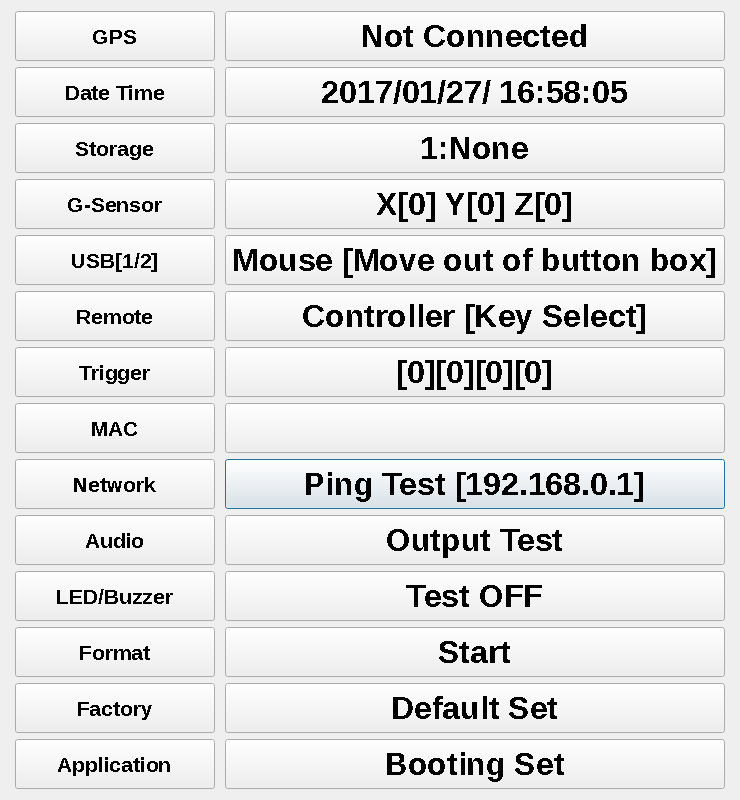
<?xml version="1.0" encoding="UTF-8"?>
<ui version="4.0">
 <class>DiagMainDialog</class>
 <widget class="QDialog" name="DiagMainDialog">
  <property name="windowModality">
   <enum>Qt::NonModal</enum>
  </property>
  <property name="geometry">
   <rect>
    <x>0</x>
    <y>0</y>
    <width>740</width>
    <height>798</height>
   </rect>
  </property>
  <property name="font">
   <font>
    <family>굴림</family>
    <pointsize>16</pointsize>
    <stylestrategy>NoAntialias</stylestrategy>
   </font>
  </property>
  <property name="contextMenuPolicy">
   <enum>Qt::DefaultContextMenu</enum>
  </property>
  <property name="windowTitle">
   <string>DiagMainDialog</string>
  </property>
  <property name="autoFillBackground">
   <bool>true</bool>
  </property>
  <layout class="QVBoxLayout" name="verticalLayout">
   <item>
    <layout class="QGridLayout" name="gridLayout">
     <item row="4" column="0">
      <widget class="QPushButton" name="buttonUsbMouse1">
       <property name="sizePolicy">
        <sizepolicy hsizetype="Maximum" vsizetype="Maximum">
         <horstretch>0</horstretch>
         <verstretch>0</verstretch>
        </sizepolicy>
       </property>
       <property name="minimumSize">
        <size>
         <width>200</width>
         <height>50</height>
        </size>
       </property>
       <property name="font">
        <font>
         <family>Ubuntu</family>
         <weight>75</weight>
         <bold>true</bold>
        </font>
       </property>
       <property name="focusPolicy">
        <enum>Qt::NoFocus</enum>
       </property>
       <property name="text">
        <string>USB[1/2]</string>
       </property>
      </widget>
     </item>
     <item row="8" column="1">
      <widget class="QPushButton" name="buttonNetworkPing2">
       <property name="sizePolicy">
        <sizepolicy hsizetype="Maximum" vsizetype="Maximum">
         <horstretch>0</horstretch>
         <verstretch>0</verstretch>
        </sizepolicy>
       </property>
       <property name="minimumSize">
        <size>
         <width>500</width>
         <height>50</height>
        </size>
       </property>
       <property name="font">
        <font>
         <family>Ubuntu</family>
         <pointsize>24</pointsize>
         <weight>75</weight>
         <bold>true</bold>
        </font>
       </property>
       <property name="text">
        <string>Ping Test [192.168.0.1]</string>
       </property>
      </widget>
     </item>
     <item row="8" column="0">
      <widget class="QPushButton" name="buttonNetworkPing1">
       <property name="sizePolicy">
        <sizepolicy hsizetype="Maximum" vsizetype="Maximum">
         <horstretch>0</horstretch>
         <verstretch>0</verstretch>
        </sizepolicy>
       </property>
       <property name="minimumSize">
        <size>
         <width>200</width>
         <height>50</height>
        </size>
       </property>
       <property name="font">
        <font>
         <family>Ubuntu</family>
         <weight>75</weight>
         <bold>true</bold>
        </font>
       </property>
       <property name="focusPolicy">
        <enum>Qt::NoFocus</enum>
       </property>
       <property name="text">
        <string>Network</string>
       </property>
      </widget>
     </item>
     <item row="7" column="0">
      <widget class="QPushButton" name="buttonMac1">
       <property name="sizePolicy">
        <sizepolicy hsizetype="Maximum" vsizetype="Maximum">
         <horstretch>0</horstretch>
         <verstretch>0</verstretch>
        </sizepolicy>
       </property>
       <property name="minimumSize">
        <size>
         <width>200</width>
         <height>50</height>
        </size>
       </property>
       <property name="font">
        <font>
         <family>Ubuntu</family>
         <weight>75</weight>
         <bold>true</bold>
        </font>
       </property>
       <property name="focusPolicy">
        <enum>Qt::NoFocus</enum>
       </property>
       <property name="text">
        <string>MAC</string>
       </property>
      </widget>
     </item>
     <item row="15" column="0">
      <widget class="QPushButton" name="buttonApplication1">
       <property name="enabled">
        <bool>true</bool>
       </property>
       <property name="sizePolicy">
        <sizepolicy hsizetype="Maximum" vsizetype="Maximum">
         <horstretch>0</horstretch>
         <verstretch>0</verstretch>
        </sizepolicy>
       </property>
       <property name="minimumSize">
        <size>
         <width>200</width>
         <height>50</height>
        </size>
       </property>
       <property name="font">
        <font>
         <family>Ubuntu</family>
         <pointsize>16</pointsize>
         <weight>75</weight>
         <bold>true</bold>
        </font>
       </property>
       <property name="focusPolicy">
        <enum>Qt::NoFocus</enum>
       </property>
       <property name="styleSheet">
        <string notr="true"/>
       </property>
       <property name="text">
        <string> Application </string>
       </property>
      </widget>
     </item>
     <item row="11" column="1">
      <widget class="QPushButton" name="buttonLedBuzzer2">
       <property name="sizePolicy">
        <sizepolicy hsizetype="Maximum" vsizetype="Maximum">
         <horstretch>0</horstretch>
         <verstretch>0</verstretch>
        </sizepolicy>
       </property>
       <property name="minimumSize">
        <size>
         <width>500</width>
         <height>50</height>
        </size>
       </property>
       <property name="maximumSize">
        <size>
         <width>16777215</width>
         <height>16777215</height>
        </size>
       </property>
       <property name="font">
        <font>
         <family>Ubuntu</family>
         <pointsize>24</pointsize>
         <weight>75</weight>
         <italic>false</italic>
         <bold>true</bold>
        </font>
       </property>
       <property name="styleSheet">
        <string notr="true"/>
       </property>
       <property name="text">
        <string>Test OFF</string>
       </property>
      </widget>
     </item>
     <item row="9" column="1">
      <widget class="QPushButton" name="buttonAudio2">
       <property name="sizePolicy">
        <sizepolicy hsizetype="Maximum" vsizetype="Maximum">
         <horstretch>0</horstretch>
         <verstretch>0</verstretch>
        </sizepolicy>
       </property>
       <property name="minimumSize">
        <size>
         <width>500</width>
         <height>50</height>
        </size>
       </property>
       <property name="maximumSize">
        <size>
         <width>16777215</width>
         <height>16777215</height>
        </size>
       </property>
       <property name="font">
        <font>
         <family>Ubuntu</family>
         <pointsize>24</pointsize>
         <weight>75</weight>
         <italic>false</italic>
         <bold>true</bold>
         <underline>false</underline>
         <strikeout>false</strikeout>
         <kerning>true</kerning>
        </font>
       </property>
       <property name="mouseTracking">
        <bool>false</bool>
       </property>
       <property name="autoFillBackground">
        <bool>false</bool>
       </property>
       <property name="styleSheet">
        <string notr="true"/>
       </property>
       <property name="text">
        <string>Output Test</string>
       </property>
       <property name="autoDefault">
        <bool>true</bool>
       </property>
       <property name="default">
        <bool>false</bool>
       </property>
       <property name="flat">
        <bool>false</bool>
       </property>
      </widget>
     </item>
     <item row="3" column="1">
      <widget class="QPushButton" name="buttonGsensor2">
       <property name="enabled">
        <bool>true</bool>
       </property>
       <property name="sizePolicy">
        <sizepolicy hsizetype="Maximum" vsizetype="Maximum">
         <horstretch>0</horstretch>
         <verstretch>0</verstretch>
        </sizepolicy>
       </property>
       <property name="minimumSize">
        <size>
         <width>500</width>
         <height>50</height>
        </size>
       </property>
       <property name="maximumSize">
        <size>
         <width>16777215</width>
         <height>16777215</height>
        </size>
       </property>
       <property name="font">
        <font>
         <family>Ubuntu</family>
         <pointsize>24</pointsize>
         <weight>75</weight>
         <italic>false</italic>
         <bold>true</bold>
         <underline>false</underline>
         <strikeout>false</strikeout>
         <kerning>true</kerning>
        </font>
       </property>
       <property name="mouseTracking">
        <bool>false</bool>
       </property>
       <property name="focusPolicy">
        <enum>Qt::NoFocus</enum>
       </property>
       <property name="autoFillBackground">
        <bool>false</bool>
       </property>
       <property name="styleSheet">
        <string notr="true"/>
       </property>
       <property name="text">
        <string>X[0] Y[0] Z[0]</string>
       </property>
       <property name="autoDefault">
        <bool>true</bool>
       </property>
       <property name="default">
        <bool>false</bool>
       </property>
       <property name="flat">
        <bool>false</bool>
       </property>
      </widget>
     </item>
     <item row="2" column="1">
      <widget class="QPushButton" name="buttonStorage2">
       <property name="enabled">
        <bool>true</bool>
       </property>
       <property name="sizePolicy">
        <sizepolicy hsizetype="Maximum" vsizetype="Maximum">
         <horstretch>0</horstretch>
         <verstretch>0</verstretch>
        </sizepolicy>
       </property>
       <property name="minimumSize">
        <size>
         <width>500</width>
         <height>50</height>
        </size>
       </property>
       <property name="maximumSize">
        <size>
         <width>16777215</width>
         <height>16777215</height>
        </size>
       </property>
       <property name="font">
        <font>
         <family>Ubuntu</family>
         <pointsize>24</pointsize>
         <weight>75</weight>
         <italic>false</italic>
         <bold>true</bold>
         <underline>false</underline>
         <strikeout>false</strikeout>
         <kerning>true</kerning>
        </font>
       </property>
       <property name="mouseTracking">
        <bool>false</bool>
       </property>
       <property name="focusPolicy">
        <enum>Qt::NoFocus</enum>
       </property>
       <property name="autoFillBackground">
        <bool>false</bool>
       </property>
       <property name="styleSheet">
        <string notr="true"/>
       </property>
       <property name="text">
        <string>1:None</string>
       </property>
       <property name="autoDefault">
        <bool>true</bool>
       </property>
       <property name="default">
        <bool>false</bool>
       </property>
       <property name="flat">
        <bool>false</bool>
       </property>
      </widget>
     </item>
     <item row="1" column="1">
      <widget class="QPushButton" name="buttonDateTime2">
       <property name="enabled">
        <bool>true</bool>
       </property>
       <property name="sizePolicy">
        <sizepolicy hsizetype="Maximum" vsizetype="Maximum">
         <horstretch>0</horstretch>
         <verstretch>0</verstretch>
        </sizepolicy>
       </property>
       <property name="minimumSize">
        <size>
         <width>500</width>
         <height>50</height>
        </size>
       </property>
       <property name="maximumSize">
        <size>
         <width>16777215</width>
         <height>16777215</height>
        </size>
       </property>
       <property name="font">
        <font>
         <family>Ubuntu</family>
         <pointsize>24</pointsize>
         <weight>75</weight>
         <italic>false</italic>
         <bold>true</bold>
         <underline>false</underline>
         <strikeout>false</strikeout>
         <kerning>true</kerning>
        </font>
       </property>
       <property name="mouseTracking">
        <bool>false</bool>
       </property>
       <property name="focusPolicy">
        <enum>Qt::NoFocus</enum>
       </property>
       <property name="autoFillBackground">
        <bool>false</bool>
       </property>
       <property name="styleSheet">
        <string notr="true">QPushButton:focus {background-color: lightblue;}</string>
       </property>
       <property name="text">
        <string>2017/01/27/ 16:58:05</string>
       </property>
       <property name="autoDefault">
        <bool>true</bool>
       </property>
       <property name="default">
        <bool>false</bool>
       </property>
       <property name="flat">
        <bool>false</bool>
       </property>
      </widget>
     </item>
     <item row="0" column="1">
      <widget class="QPushButton" name="buttonGps2">
       <property name="enabled">
        <bool>true</bool>
       </property>
       <property name="sizePolicy">
        <sizepolicy hsizetype="Maximum" vsizetype="Maximum">
         <horstretch>0</horstretch>
         <verstretch>0</verstretch>
        </sizepolicy>
       </property>
       <property name="minimumSize">
        <size>
         <width>500</width>
         <height>50</height>
        </size>
       </property>
       <property name="maximumSize">
        <size>
         <width>16777215</width>
         <height>16777215</height>
        </size>
       </property>
       <property name="font">
        <font>
         <family>Ubuntu</family>
         <pointsize>24</pointsize>
         <weight>75</weight>
         <italic>false</italic>
         <bold>true</bold>
         <underline>false</underline>
         <strikeout>false</strikeout>
         <kerning>true</kerning>
        </font>
       </property>
       <property name="mouseTracking">
        <bool>false</bool>
       </property>
       <property name="focusPolicy">
        <enum>Qt::NoFocus</enum>
       </property>
       <property name="autoFillBackground">
        <bool>false</bool>
       </property>
       <property name="styleSheet">
        <string notr="true"/>
       </property>
       <property name="text">
        <string>Not Connected</string>
       </property>
       <property name="autoDefault">
        <bool>true</bool>
       </property>
       <property name="default">
        <bool>false</bool>
       </property>
       <property name="flat">
        <bool>false</bool>
       </property>
      </widget>
     </item>
     <item row="13" column="1">
      <widget class="QPushButton" name="buttonFormat2">
       <property name="sizePolicy">
        <sizepolicy hsizetype="Maximum" vsizetype="Maximum">
         <horstretch>0</horstretch>
         <verstretch>0</verstretch>
        </sizepolicy>
       </property>
       <property name="minimumSize">
        <size>
         <width>500</width>
         <height>50</height>
        </size>
       </property>
       <property name="maximumSize">
        <size>
         <width>16777215</width>
         <height>16777215</height>
        </size>
       </property>
       <property name="font">
        <font>
         <family>Ubuntu</family>
         <pointsize>24</pointsize>
         <weight>75</weight>
         <bold>true</bold>
        </font>
       </property>
       <property name="styleSheet">
        <string notr="true"/>
       </property>
       <property name="text">
        <string>Start</string>
       </property>
      </widget>
     </item>
     <item row="1" column="0">
      <widget class="QPushButton" name="buttonDateTime1">
       <property name="enabled">
        <bool>true</bool>
       </property>
       <property name="sizePolicy">
        <sizepolicy hsizetype="Maximum" vsizetype="Maximum">
         <horstretch>0</horstretch>
         <verstretch>0</verstretch>
        </sizepolicy>
       </property>
       <property name="minimumSize">
        <size>
         <width>200</width>
         <height>50</height>
        </size>
       </property>
       <property name="font">
        <font>
         <family>Ubuntu</family>
         <pointsize>16</pointsize>
         <weight>75</weight>
         <bold>true</bold>
        </font>
       </property>
       <property name="focusPolicy">
        <enum>Qt::NoFocus</enum>
       </property>
       <property name="styleSheet">
        <string notr="true"/>
       </property>
       <property name="text">
        <string>Date Time</string>
       </property>
      </widget>
     </item>
     <item row="0" column="0">
      <widget class="QPushButton" name="buttonGps1">
       <property name="enabled">
        <bool>true</bool>
       </property>
       <property name="sizePolicy">
        <sizepolicy hsizetype="Maximum" vsizetype="Maximum">
         <horstretch>0</horstretch>
         <verstretch>0</verstretch>
        </sizepolicy>
       </property>
       <property name="minimumSize">
        <size>
         <width>200</width>
         <height>50</height>
        </size>
       </property>
       <property name="font">
        <font>
         <family>Ubuntu</family>
         <pointsize>16</pointsize>
         <weight>75</weight>
         <bold>true</bold>
        </font>
       </property>
       <property name="focusPolicy">
        <enum>Qt::NoFocus</enum>
       </property>
       <property name="styleSheet">
        <string notr="true"/>
       </property>
       <property name="text">
        <string>GPS</string>
       </property>
      </widget>
     </item>
     <item row="2" column="0">
      <widget class="QPushButton" name="buttonStorage1">
       <property name="enabled">
        <bool>true</bool>
       </property>
       <property name="sizePolicy">
        <sizepolicy hsizetype="Maximum" vsizetype="Maximum">
         <horstretch>0</horstretch>
         <verstretch>0</verstretch>
        </sizepolicy>
       </property>
       <property name="minimumSize">
        <size>
         <width>200</width>
         <height>50</height>
        </size>
       </property>
       <property name="font">
        <font>
         <family>Ubuntu</family>
         <pointsize>16</pointsize>
         <weight>75</weight>
         <bold>true</bold>
        </font>
       </property>
       <property name="focusPolicy">
        <enum>Qt::NoFocus</enum>
       </property>
       <property name="styleSheet">
        <string notr="true"/>
       </property>
       <property name="text">
        <string>Storage</string>
       </property>
      </widget>
     </item>
     <item row="3" column="0">
      <widget class="QPushButton" name="buttonGsensor1">
       <property name="enabled">
        <bool>true</bool>
       </property>
       <property name="sizePolicy">
        <sizepolicy hsizetype="Maximum" vsizetype="Maximum">
         <horstretch>0</horstretch>
         <verstretch>0</verstretch>
        </sizepolicy>
       </property>
       <property name="minimumSize">
        <size>
         <width>200</width>
         <height>50</height>
        </size>
       </property>
       <property name="font">
        <font>
         <family>Ubuntu</family>
         <pointsize>16</pointsize>
         <weight>75</weight>
         <bold>true</bold>
        </font>
       </property>
       <property name="focusPolicy">
        <enum>Qt::NoFocus</enum>
       </property>
       <property name="styleSheet">
        <string notr="true"/>
       </property>
       <property name="text">
        <string>G-Sensor</string>
       </property>
      </widget>
     </item>
     <item row="9" column="0">
      <widget class="QPushButton" name="buttonAudio1">
       <property name="enabled">
        <bool>true</bool>
       </property>
       <property name="sizePolicy">
        <sizepolicy hsizetype="Maximum" vsizetype="Maximum">
         <horstretch>0</horstretch>
         <verstretch>0</verstretch>
        </sizepolicy>
       </property>
       <property name="minimumSize">
        <size>
         <width>200</width>
         <height>50</height>
        </size>
       </property>
       <property name="font">
        <font>
         <family>Ubuntu</family>
         <pointsize>16</pointsize>
         <weight>75</weight>
         <bold>true</bold>
        </font>
       </property>
       <property name="focusPolicy">
        <enum>Qt::NoFocus</enum>
       </property>
       <property name="styleSheet">
        <string notr="true"/>
       </property>
       <property name="text">
        <string>Audio</string>
       </property>
      </widget>
     </item>
     <item row="11" column="0">
      <widget class="QPushButton" name="buttonLedBuzzer1">
       <property name="enabled">
        <bool>true</bool>
       </property>
       <property name="sizePolicy">
        <sizepolicy hsizetype="Maximum" vsizetype="Maximum">
         <horstretch>0</horstretch>
         <verstretch>0</verstretch>
        </sizepolicy>
       </property>
       <property name="minimumSize">
        <size>
         <width>200</width>
         <height>50</height>
        </size>
       </property>
       <property name="font">
        <font>
         <family>Ubuntu</family>
         <pointsize>16</pointsize>
         <weight>75</weight>
         <bold>true</bold>
        </font>
       </property>
       <property name="focusPolicy">
        <enum>Qt::NoFocus</enum>
       </property>
       <property name="styleSheet">
        <string notr="true"/>
       </property>
       <property name="text">
        <string>LED/Buzzer</string>
       </property>
      </widget>
     </item>
     <item row="15" column="1">
      <widget class="QPushButton" name="buttonApplication2">
       <property name="sizePolicy">
        <sizepolicy hsizetype="Maximum" vsizetype="Maximum">
         <horstretch>0</horstretch>
         <verstretch>0</verstretch>
        </sizepolicy>
       </property>
       <property name="minimumSize">
        <size>
         <width>500</width>
         <height>50</height>
        </size>
       </property>
       <property name="maximumSize">
        <size>
         <width>16777215</width>
         <height>16777215</height>
        </size>
       </property>
       <property name="font">
        <font>
         <family>Ubuntu</family>
         <pointsize>24</pointsize>
         <weight>75</weight>
         <bold>true</bold>
        </font>
       </property>
       <property name="styleSheet">
        <string notr="true"/>
       </property>
       <property name="text">
        <string>Booting Set</string>
       </property>
      </widget>
     </item>
     <item row="6" column="1">
      <widget class="QPushButton" name="buttonTrigger2">
       <property name="enabled">
        <bool>true</bool>
       </property>
       <property name="sizePolicy">
        <sizepolicy hsizetype="Maximum" vsizetype="Maximum">
         <horstretch>0</horstretch>
         <verstretch>0</verstretch>
        </sizepolicy>
       </property>
       <property name="minimumSize">
        <size>
         <width>500</width>
         <height>50</height>
        </size>
       </property>
       <property name="maximumSize">
        <size>
         <width>16777215</width>
         <height>16777215</height>
        </size>
       </property>
       <property name="font">
        <font>
         <family>Ubuntu</family>
         <pointsize>24</pointsize>
         <weight>75</weight>
         <italic>false</italic>
         <bold>true</bold>
         <underline>false</underline>
         <strikeout>false</strikeout>
         <kerning>true</kerning>
        </font>
       </property>
       <property name="mouseTracking">
        <bool>false</bool>
       </property>
       <property name="focusPolicy">
        <enum>Qt::NoFocus</enum>
       </property>
       <property name="autoFillBackground">
        <bool>false</bool>
       </property>
       <property name="styleSheet">
        <string notr="true"/>
       </property>
       <property name="text">
        <string>[0][0][0][0]</string>
       </property>
       <property name="autoDefault">
        <bool>true</bool>
       </property>
       <property name="default">
        <bool>false</bool>
       </property>
       <property name="flat">
        <bool>false</bool>
       </property>
      </widget>
     </item>
     <item row="14" column="0">
      <widget class="QPushButton" name="buttonFactoryDefault1">
       <property name="enabled">
        <bool>true</bool>
       </property>
       <property name="sizePolicy">
        <sizepolicy hsizetype="Maximum" vsizetype="Maximum">
         <horstretch>0</horstretch>
         <verstretch>0</verstretch>
        </sizepolicy>
       </property>
       <property name="minimumSize">
        <size>
         <width>200</width>
         <height>50</height>
        </size>
       </property>
       <property name="font">
        <font>
         <family>Ubuntu</family>
         <pointsize>16</pointsize>
         <weight>75</weight>
         <bold>true</bold>
        </font>
       </property>
       <property name="focusPolicy">
        <enum>Qt::NoFocus</enum>
       </property>
       <property name="styleSheet">
        <string notr="true"/>
       </property>
       <property name="text">
        <string>Factory</string>
       </property>
      </widget>
     </item>
     <item row="14" column="1">
      <widget class="QPushButton" name="buttonFactoryDefault2">
       <property name="sizePolicy">
        <sizepolicy hsizetype="Maximum" vsizetype="Maximum">
         <horstretch>0</horstretch>
         <verstretch>0</verstretch>
        </sizepolicy>
       </property>
       <property name="minimumSize">
        <size>
         <width>500</width>
         <height>50</height>
        </size>
       </property>
       <property name="maximumSize">
        <size>
         <width>16777215</width>
         <height>16777215</height>
        </size>
       </property>
       <property name="font">
        <font>
         <family>Ubuntu</family>
         <pointsize>24</pointsize>
         <weight>75</weight>
         <bold>true</bold>
        </font>
       </property>
       <property name="styleSheet">
        <string notr="true"/>
       </property>
       <property name="text">
        <string>Default Set</string>
       </property>
      </widget>
     </item>
     <item row="6" column="0">
      <widget class="QPushButton" name="buttonTrigger1">
       <property name="enabled">
        <bool>true</bool>
       </property>
       <property name="sizePolicy">
        <sizepolicy hsizetype="Maximum" vsizetype="Maximum">
         <horstretch>0</horstretch>
         <verstretch>0</verstretch>
        </sizepolicy>
       </property>
       <property name="minimumSize">
        <size>
         <width>200</width>
         <height>50</height>
        </size>
       </property>
       <property name="font">
        <font>
         <family>Ubuntu</family>
         <pointsize>16</pointsize>
         <weight>75</weight>
         <bold>true</bold>
        </font>
       </property>
       <property name="focusPolicy">
        <enum>Qt::NoFocus</enum>
       </property>
       <property name="styleSheet">
        <string notr="true"/>
       </property>
       <property name="text">
        <string>Trigger</string>
       </property>
      </widget>
     </item>
     <item row="4" column="1">
      <widget class="QPushButton" name="buttonUsbMouse2">
       <property name="sizePolicy">
        <sizepolicy hsizetype="Maximum" vsizetype="Maximum">
         <horstretch>0</horstretch>
         <verstretch>0</verstretch>
        </sizepolicy>
       </property>
       <property name="minimumSize">
        <size>
         <width>500</width>
         <height>50</height>
        </size>
       </property>
       <property name="font">
        <font>
         <family>Ubuntu</family>
         <pointsize>24</pointsize>
         <weight>75</weight>
         <bold>true</bold>
        </font>
       </property>
       <property name="focusPolicy">
        <enum>Qt::NoFocus</enum>
       </property>
       <property name="text">
        <string>Mouse [Move out of button box]</string>
       </property>
      </widget>
     </item>
     <item row="13" column="0">
      <widget class="QPushButton" name="buttonFormat1">
       <property name="enabled">
        <bool>true</bool>
       </property>
       <property name="sizePolicy">
        <sizepolicy hsizetype="Maximum" vsizetype="Maximum">
         <horstretch>0</horstretch>
         <verstretch>0</verstretch>
        </sizepolicy>
       </property>
       <property name="minimumSize">
        <size>
         <width>200</width>
         <height>50</height>
        </size>
       </property>
       <property name="font">
        <font>
         <family>Ubuntu</family>
         <pointsize>16</pointsize>
         <weight>75</weight>
         <bold>true</bold>
        </font>
       </property>
       <property name="focusPolicy">
        <enum>Qt::NoFocus</enum>
       </property>
       <property name="styleSheet">
        <string notr="true"/>
       </property>
       <property name="text">
        <string>Format</string>
       </property>
      </widget>
     </item>
     <item row="7" column="1">
      <widget class="QPushButton" name="buttonMac2">
       <property name="sizePolicy">
        <sizepolicy hsizetype="Maximum" vsizetype="Maximum">
         <horstretch>0</horstretch>
         <verstretch>0</verstretch>
        </sizepolicy>
       </property>
       <property name="minimumSize">
        <size>
         <width>500</width>
         <height>50</height>
        </size>
       </property>
       <property name="font">
        <font>
         <family>Ubuntu</family>
         <pointsize>24</pointsize>
         <weight>75</weight>
         <bold>true</bold>
        </font>
       </property>
       <property name="focusPolicy">
        <enum>Qt::NoFocus</enum>
       </property>
       <property name="text">
        <string/>
       </property>
      </widget>
     </item>
     <item row="5" column="0">
      <widget class="QPushButton" name="buttonRemoteCtrl1">
       <property name="enabled">
        <bool>true</bool>
       </property>
       <property name="sizePolicy">
        <sizepolicy hsizetype="Maximum" vsizetype="Maximum">
         <horstretch>2</horstretch>
         <verstretch>0</verstretch>
        </sizepolicy>
       </property>
       <property name="minimumSize">
        <size>
         <width>200</width>
         <height>50</height>
        </size>
       </property>
       <property name="font">
        <font>
         <family>Ubuntu</family>
         <pointsize>16</pointsize>
         <weight>75</weight>
         <bold>true</bold>
        </font>
       </property>
       <property name="focusPolicy">
        <enum>Qt::NoFocus</enum>
       </property>
       <property name="styleSheet">
        <string notr="true"/>
       </property>
       <property name="text">
        <string>Remote</string>
       </property>
      </widget>
     </item>
     <item row="5" column="1">
      <widget class="QPushButton" name="buttonRemoteCtrl2">
       <property name="sizePolicy">
        <sizepolicy hsizetype="Maximum" vsizetype="Maximum">
         <horstretch>0</horstretch>
         <verstretch>0</verstretch>
        </sizepolicy>
       </property>
       <property name="minimumSize">
        <size>
         <width>500</width>
         <height>50</height>
        </size>
       </property>
       <property name="maximumSize">
        <size>
         <width>16777215</width>
         <height>16777215</height>
        </size>
       </property>
       <property name="font">
        <font>
         <family>Ubuntu</family>
         <pointsize>24</pointsize>
         <weight>75</weight>
         <italic>false</italic>
         <bold>true</bold>
        </font>
       </property>
       <property name="focusPolicy">
        <enum>Qt::NoFocus</enum>
       </property>
       <property name="styleSheet">
        <string notr="true"/>
       </property>
       <property name="text">
        <string>Controller [Key Select]</string>
       </property>
      </widget>
     </item>
    </layout>
   </item>
  </layout>
 </widget>
 <layoutdefault spacing="6" margin="11"/>
 <resources/>
 <connections/>
</ui>
